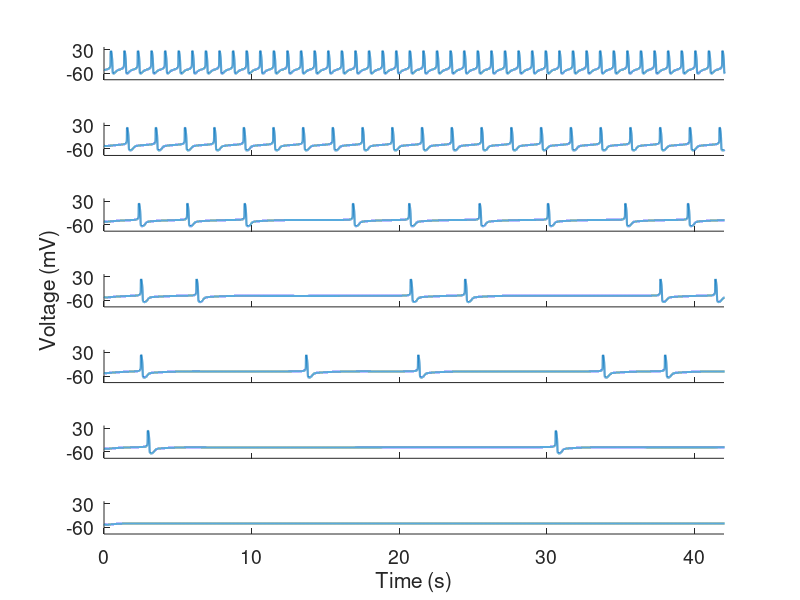

Reproduce this figure in MATLAB.
% Script reproduces Figure10b
% Corresponding data are in files 'Figure10b_data1' to 'Figure10b_data7'

% All input parameters values of the model are saved in the 'parameters'
% Matlab structure. 

% All features of the AP are saved in the 'biomarkers' structure. 

% All AP time series are saved in the 'FabbriOutput' structure.


clear
close all

d1=load('Figure10b_data1');
d2=load('Figure10b_data2');
d3=load('Figure10b_data3');
d4=load('Figure10b_data4');
d5=load('Figure10b_data5');
d6=load('Figure10b_data6');
d7=load('Figure10b_data7');
% d8=load('test20x4');

x0 = 0.11;
y0 = 0.13;

dx = 0.85;
nfig = 7;
gapy = 0.02;

dy=(0.98-y0-nfig*gapy)/nfig;

ydim1=-85;
ydim2=40;

xdim1=0;
xdim2=42;

xt = [0 10 20 30 40];
yt = [-60 30];
fsize = 14;
lwid = 1.5;

figure
sp1 = subplot(711);
set(sp1,'position',[x0 y0+(nfig-1)*(gapy+dy) dx dy])
p1=plot(d1.FabbriOutput.time,d1.FabbriOutput.volt);
set(p1,'linewidth',lwid)
set(gca,'xticklabel',[],'ylim',[ydim1 ydim2],'xlim',[xdim1 xdim2],'xtick',xt,'ytick',yt)
box('off')
set(gca,'fontsize',fsize)

sp2 = subplot(712);
set(sp2,'position',[x0 y0+(nfig-2)*(gapy+dy) dx dy])
[i j]=size(d2.FabbriOutput);
p2=plot(d2.FabbriOutput(j).time,d2.FabbriOutput(j).volt);
set(p2,'linewidth',lwid)
set(gca,'xticklabel',[],'ylim',[ydim1 ydim2],'xlim',[xdim1 xdim2],'xtick',xt,'ytick',yt)
box('off')
set(gca,'fontsize',fsize)

sp3 = subplot(713);
set(sp3,'position',[x0 y0+(nfig-3)*(gapy+dy) dx dy])
[i j]=size(d5.FabbriOutput);
p3=plot(d5.FabbriOutput(j).time,d5.FabbriOutput(j).volt);
set(p3,'linewidth',lwid)
set(gca,'xticklabel',[],'ylim',[ydim1 ydim2],'xlim',[xdim1 xdim2],'xtick',xt,'ytick',yt)
box('off')
set(gca,'fontsize',fsize)

sp4 = subplot(714);
set(sp4,'position',[x0 y0+(nfig-4)*(gapy+dy) dx dy])
[i j]=size(d3.FabbriOutput);
p4=plot(d3.FabbriOutput(j).time,d3.FabbriOutput(j).volt);
set(p4,'linewidth',lwid)
set(gca,'xticklabel',[],'ylim',[ydim1 ydim2],'xlim',[xdim1 xdim2],'xtick',xt,'ytick',yt)
box('off')
set(gca,'fontsize',fsize)
ylabel('Voltage (mV)')

sp5 = subplot(715);
set(sp5,'position',[x0 y0+(nfig-5)*(gapy+dy) dx dy])
[i j]=size(d6.FabbriOutput);
p5=plot(d6.FabbriOutput(j).time,d6.FabbriOutput(j).volt);
set(p5,'linewidth',lwid)
set(gca,'xticklabel',[],'ylim',[ydim1 ydim2],'xlim',[xdim1 xdim2],'xtick',xt,'ytick',yt)
box('off')
set(gca,'fontsize',fsize)

sp6 = subplot(716);
set(sp6,'position',[x0 y0+(nfig-6)*(gapy+dy) dx dy])
[i j]=size(d4.FabbriOutput);
p6=plot(d4.FabbriOutput(j).time,d4.FabbriOutput(j).volt);
set(p6,'linewidth',lwid)
set(gca,'xticklabel',[],'ylim',[ydim1 ydim2],'xlim',[xdim1 xdim2],'xtick',xt,'ytick',yt)
box('off')
set(gca,'fontsize',fsize)

sp7 = subplot(717);
set(sp7,'position',[x0 y0+(nfig-7)*(gapy+dy) dx dy])
[i j]=size(d7.FabbriOutput);
p7=plot(d7.FabbriOutput(j).time,d7.FabbriOutput(j).volt);
set(p7,'linewidth',lwid)
set(gca,'ylim',[ydim1 ydim2],'xlim',[xdim1 xdim2],'xtick',xt,'ytick',yt)
box('off')
set(gca,'fontsize',fsize)

xlabel('Time (s)')

set(gca,'fontsize',14)

% print -dtiff -r300dpi APTime2.tiff
